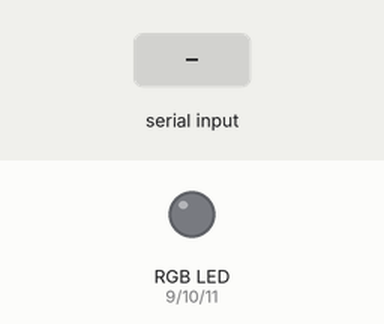
Simulated run of this sketch. Board: Arduino Uno, built with avr-gcc and run on an emulated ATmega328P. Shown: an RGB LED mixed from three pins (HIGH = lit). The inputs (shaded band) are chosen by the test bench. Dim RGB values are drawn brighter than linear.

Above: at 1.2 s.
1.3 s: "90,45,200\n" received over Serial
At 1.8 s:
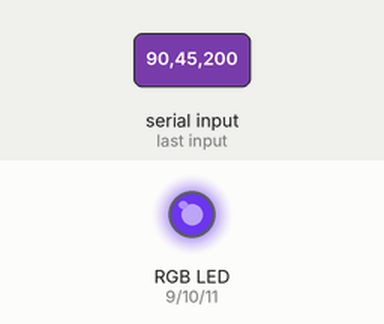
2.8 s: "30,150,10\n" received over Serial
At 4.1 s:
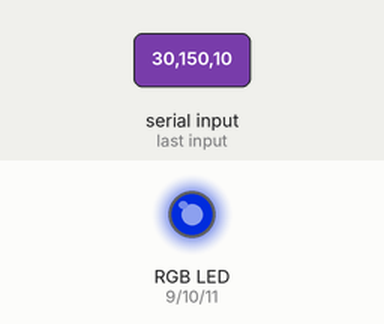
5.8 s: "90,45\n" received over Serial
At 7.1 s:
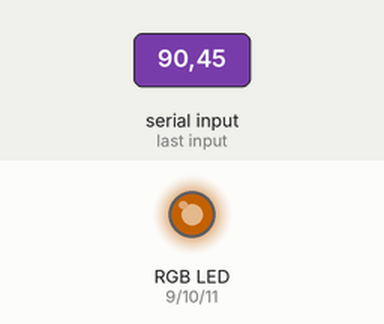
8.3 s: "30,150\n" received over Serial
At 10.2 s:
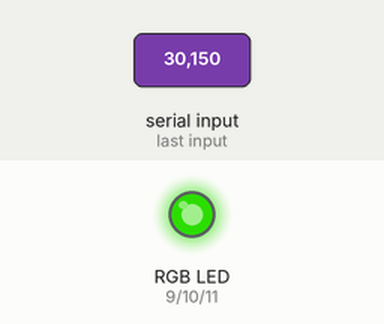
10.8 s: "90\n" received over Serial
At 13.6 s:
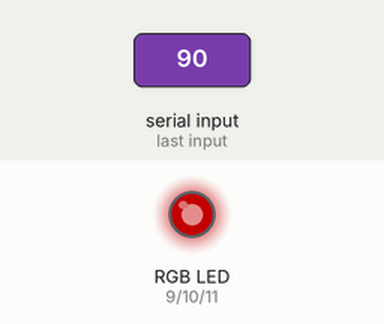
13.8 s: "200\n" received over Serial
At 16.2 s:
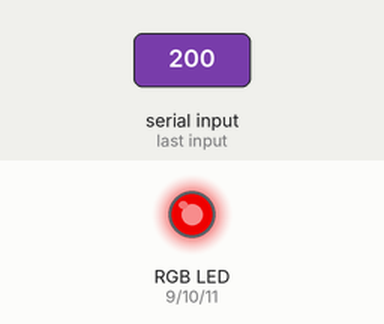
Timing chart, 0 to 17.7 s (numbered marks = the images above; inputs shaded):
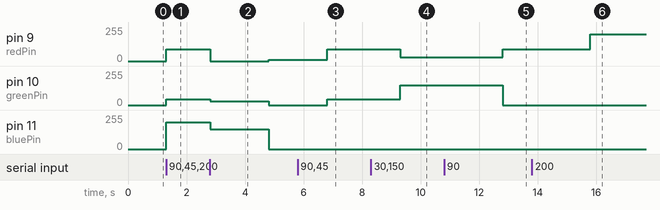

Measured:
- after the input at 1.3 s, pin 9 (redPin): 0/255 → 90/255 at once; pin 10 (greenPin): 0/255 → 45/255 at once; pin 11 (bluePin): 0/255 → 200/255 at once
- after the input at 2.8 s, pin 9 (redPin): 90/255 → 0/255 after 0.01 s instead of 1.5 s; pin 10 (greenPin): 45/255 → 30/255 at once, → 0/255 2.0 s later; pin 11 (bluePin): 200/255 → 150/255 at once, → 0/255 2.0 s later
- after the input at 5.8 s, pin 9 (redPin): 10/255 → 90/255 after 1.0 s; pin 10 (greenPin): 0/255 → 45/255 after 1.0 s
- after the input at 8.3 s, pin 9 (redPin): 90/255 → 30/255 after 1.0 s; pin 10 (greenPin): 45/255 → 150/255 after 1.0 s
- after the input at 10.8 s, pin 9 (redPin): 30/255 → 90/255 after 2.0 s; pin 10 (greenPin): 150/255 → 0/255 after 2.0 s
- after the input at 13.8 s, pin 9 (redPin): 90/255 → 200/255 after 2.0 s

The sketch:

08_RGBLED.ino
```cpp
//the "const" variable qualifier means the value of these variables will not change (they are "read only")
const int redPin = 9;
const int greenPin = 10;
const int bluePin = 11;

void setup() {
//start serial to listen for Max data
Serial.begin(9600);

//set the pins as PWM output to fade LEDs
pinMode(redPin, OUTPUT);
pinMode(bluePin, OUTPUT);
pinMode(greenPin, OUTPUT);
}

void loop() {

  while (Serial.available() > 0) {

  int redVal = Serial.parseInt();
  int greenVal = Serial.parseInt();
  int blueVal = Serial.parseInt();

 //   if (Serial.read() == '\n') { //dec value 10 in Max

    analogWrite(redPin, redVal);
    analogWrite(greenPin, greenVal);
    analogWrite(bluePin, blueVal);
//    }

  }
}
```
